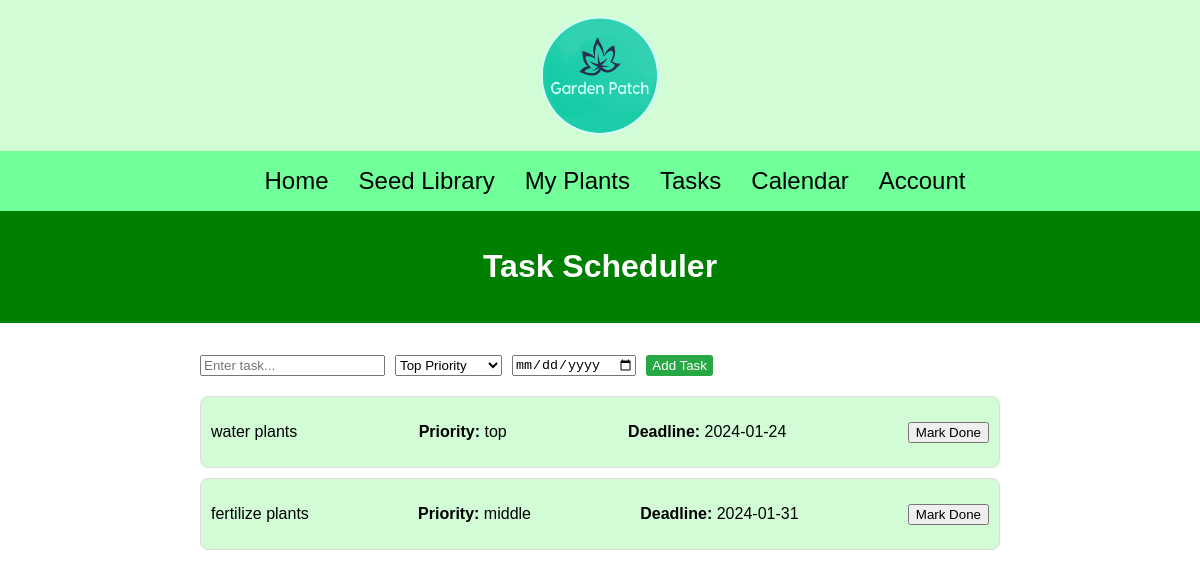
The page /tasks (signed in) on the database as committed earlier.
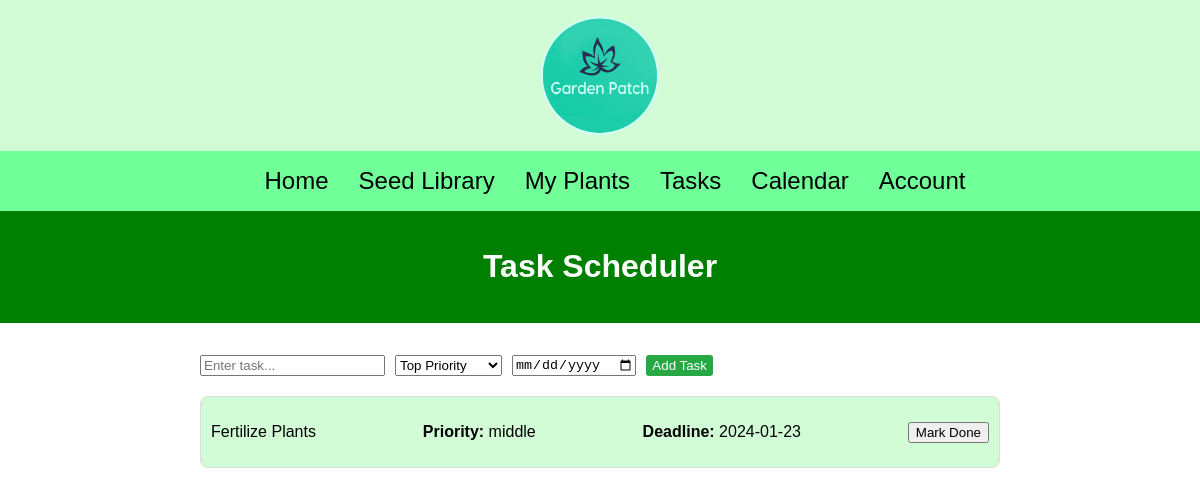
The same page on the database as committed later.
### app.py (models this page shows)
class Task(db.Model):
    id = db.Column(db.Integer, primary_key=True)
    task_name = db.Column(db.String(255), nullable=False)
    priority = db.Column(db.String(50), nullable=False)
    deadline = db.Column(db.Date, nullable=False)  # Use Date type for the deadline
    user_id = db.Column(db.Integer, db.ForeignKey('users.id'), nullable=False)

### app.py (the view)
@app.route('/tasks')
@login_required
def tasks():
    user_tasks = Task.query.filter_by(user_id=current_user.id).all()
    return render_template('tasks.html', user_tasks=user_tasks)

### app.py (called while the page is built)
@login_manager.user_loader
def loader_user(user_id) :
        return Users.query.get(user_id)

### templates/tasks.html (shortened to what this page needs)
<!DOCTYPE html>
<html>
    <head>
        <link rel="stylesheet" href="static/css/style.css">
    </head>
    <body>
        <div class="mainHeader">
            <div class="logo">
                <img src="{{url_for('static', filename='img/logo.png')}}" alt="Logo">
            </div>
            <div class="navbar">
                <a href="{{ url_for('home') }}" class="navbar-item">Home</a>
                {% if current_user.is_authenticated %}
                    <a href="{{url_for('seedLibrary') }}" class="navbar-item">Seed Library</a>
                    <a href="{{url_for('myPlants')}}" class="navbar-item">My Plants</a>
                    <a href="{{url_for('tasks')}}" class="navbar-item">Tasks</a>
                    <a href="{{url_for('calendar')}}" class="navbar-item">Calendar</a>
                    <a href="{{ url_for('account') }}" class="navbar-item">Account</a>
                {% else %}
                    <a href="{{ url_for('loginregister') }}" class="navbar-item">Login/Register</a>
                {% endif %}
            </div>
        </div>
        <header>
            <h1>Task Scheduler</h1>
        </header>
        <main>
            <div class="task-form">
                <input type="text" id="task" placeholder="Enter task...">
                <select id="priority">
                    <option value="top">Top Priority</option>
                </select>
                <input type="date" id="deadline">
                <button id="add-task">Add Task</button>
            </div>
            {% for task in user_tasks %}
            <div class="task-list" data-task-id="{{ task.id }}">
                <p>{{ task.task_name }}</p>
                <p><b>Priority:</b> {{ task.priority }}</p>
                <p><b>Deadline:</b> {{ task.deadline }}</p>
                <button class="mark-done">Mark Done</button>
            </div>
            {% endfor %}
        </main>
    </body>
</html>

Rows that differ between the two databases and show on the page:
removed Task: task_name "water plants", priority "top", deadline "2024-01-24"
changed Task "middle": task_name "fertilize plants" → "Fertilize Plants"; deadline "2024-01-31" → "2024-01-23"
